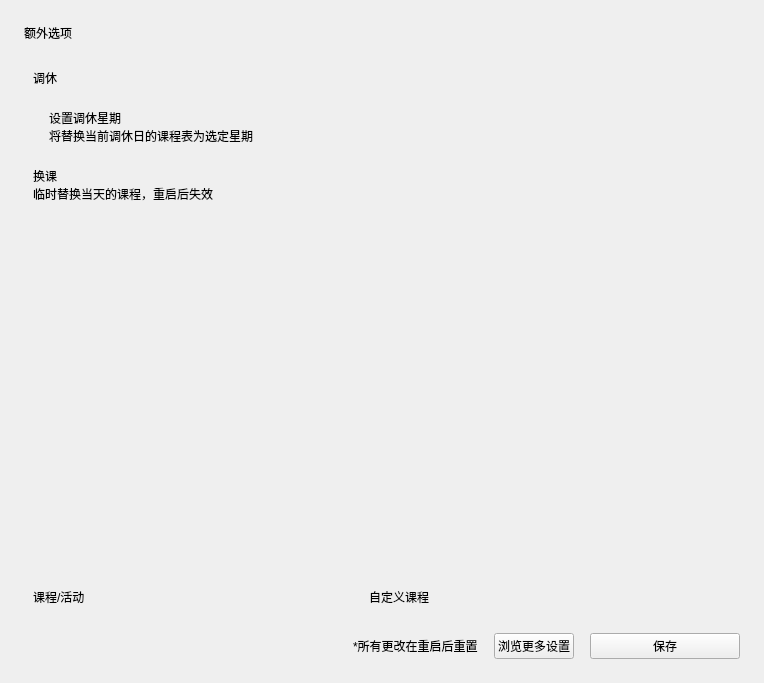
<?xml version="1.0" encoding="UTF-8"?>
<ui version="4.0">
 <class>Form</class>
 <widget class="QWidget" name="Form">
  <property name="geometry">
   <rect>
    <x>0</x>
    <y>0</y>
    <width>764</width>
    <height>683</height>
   </rect>
  </property>
  <property name="windowTitle">
   <string>Form</string>
  </property>
  <layout class="QVBoxLayout" name="verticalLayout_2">
   <property name="spacing">
    <number>18</number>
   </property>
   <property name="leftMargin">
    <number>24</number>
   </property>
   <property name="topMargin">
    <number>24</number>
   </property>
   <property name="rightMargin">
    <number>24</number>
   </property>
   <property name="bottomMargin">
    <number>24</number>
   </property>
   <item>
    <widget class="TitleLabel" name="TitleLabel">
     <property name="text">
      <string>额外选项</string>
     </property>
    </widget>
   </item>
   <item>
    <widget class="SmoothScrollArea" name="ex_scroll">
     <property name="styleSheet">
      <string notr="true">background: transparent; border: none</string>
     </property>
     <property name="widgetResizable">
      <bool>true</bool>
     </property>
     <widget class="QWidget" name="scrollAreaWidgetContents">
      <property name="geometry">
       <rect>
        <x>0</x>
        <y>0</y>
        <width>716</width>
        <height>525</height>
       </rect>
      </property>
      <layout class="QVBoxLayout" name="verticalLayout_3">
       <item>
        <widget class="SubtitleLabel" name="SubtitleLabel_2">
         <property name="text">
          <string>调休</string>
         </property>
        </widget>
       </item>
       <item>
        <widget class="CardWidget" name="CardWidget_2">
         <property name="sizePolicy">
          <sizepolicy hsizetype="Preferred" vsizetype="Preferred">
           <horstretch>0</horstretch>
           <verstretch>0</verstretch>
          </sizepolicy>
         </property>
         <property name="minimumSize">
          <size>
           <width>0</width>
           <height>0</height>
          </size>
         </property>
         <layout class="QHBoxLayout" name="horizontalLayout_3">
          <property name="leftMargin">
           <number>16</number>
          </property>
          <property name="topMargin">
           <number>16</number>
          </property>
          <property name="rightMargin">
           <number>16</number>
          </property>
          <property name="bottomMargin">
           <number>16</number>
          </property>
          <item>
           <layout class="QVBoxLayout" name="verticalLayout">
            <property name="spacing">
             <number>0</number>
            </property>
            <item>
             <widget class="StrongBodyLabel" name="StrongBodyLabel_2">
              <property name="text">
               <string>设置调休星期</string>
              </property>
             </widget>
            </item>
            <item>
             <widget class="CaptionLabel" name="CaptionLabel">
              <property name="text">
               <string>将替换当前调休日的课程表为选定星期</string>
              </property>
             </widget>
            </item>
           </layout>
          </item>
          <item>
           <widget class="ComboBox" name="select_temp_week">
            <property name="sizePolicy">
             <sizepolicy hsizetype="Maximum" vsizetype="Fixed">
              <horstretch>0</horstretch>
              <verstretch>0</verstretch>
             </sizepolicy>
            </property>
           </widget>
          </item>
         </layout>
        </widget>
       </item>
       <item>
        <layout class="QVBoxLayout" name="verticalLayout_4">
         <property name="spacing">
          <number>0</number>
         </property>
         <item>
          <widget class="SubtitleLabel" name="SubtitleLabel">
           <property name="text">
            <string>换课</string>
           </property>
          </widget>
         </item>
         <item>
          <widget class="CaptionLabel" name="CaptionLabel_3">
           <property name="text">
            <string>临时替换当天的课程，重启后失效</string>
           </property>
          </widget>
         </item>
        </layout>
       </item>
       <item>
        <widget class="ListWidget" name="schedule_list">
         <property name="sizePolicy">
          <sizepolicy hsizetype="Expanding" vsizetype="MinimumExpanding">
           <horstretch>0</horstretch>
           <verstretch>0</verstretch>
          </sizepolicy>
         </property>
         <property name="minimumSize">
          <size>
           <width>0</width>
           <height>275</height>
          </size>
         </property>
         <property name="sizeAdjustPolicy">
          <enum>QAbstractScrollArea::AdjustToContents</enum>
         </property>
        </widget>
       </item>
       <item>
        <layout class="QHBoxLayout" name="horizontalLayout">
         <property name="spacing">
          <number>5</number>
         </property>
         <item>
          <widget class="BodyLabel" name="BodyLabel_2">
           <property name="sizePolicy">
            <sizepolicy hsizetype="Fixed" vsizetype="Preferred">
             <horstretch>0</horstretch>
             <verstretch>0</verstretch>
            </sizepolicy>
           </property>
           <property name="text">
            <string>课程/活动</string>
           </property>
           <property name="alignment">
            <set>Qt::AlignLeading|Qt::AlignLeft|Qt::AlignVCenter</set>
           </property>
          </widget>
         </item>
         <item>
          <widget class="ComboBox" name="class_combo">
           <property name="sizePolicy">
            <sizepolicy hsizetype="Minimum" vsizetype="Fixed">
             <horstretch>0</horstretch>
             <verstretch>0</verstretch>
            </sizepolicy>
           </property>
          </widget>
         </item>
         <item>
          <widget class="BodyLabel" name="BodyLabel_3">
           <property name="sizePolicy">
            <sizepolicy hsizetype="Fixed" vsizetype="Preferred">
             <horstretch>0</horstretch>
             <verstretch>0</verstretch>
            </sizepolicy>
           </property>
           <property name="text">
            <string>自定义课程</string>
           </property>
          </widget>
         </item>
         <item>
          <widget class="LineEdit" name="custom_class">
           <property name="sizePolicy">
            <sizepolicy hsizetype="Minimum" vsizetype="Fixed">
             <horstretch>0</horstretch>
             <verstretch>0</verstretch>
            </sizepolicy>
           </property>
           <property name="readOnly">
            <bool>false</bool>
           </property>
          </widget>
         </item>
         <item>
          <widget class="ToolButton" name="set_button"/>
         </item>
        </layout>
       </item>
      </layout>
     </widget>
    </widget>
   </item>
   <item>
    <layout class="QHBoxLayout" name="horizontalLayout_4" stretch="0,0,0,0">
     <property name="spacing">
      <number>16</number>
     </property>
     <item>
      <spacer name="horizontalSpacer">
       <property name="orientation">
        <enum>Qt::Horizontal</enum>
       </property>
       <property name="sizeHint" stdset="0">
        <size>
         <width>40</width>
         <height>20</height>
        </size>
       </property>
      </spacer>
     </item>
     <item>
      <widget class="CaptionLabel" name="CaptionLabel_2">
       <property name="text">
        <string>*所有更改在重启后重置</string>
       </property>
      </widget>
     </item>
     <item>
      <widget class="HyperlinkButton" name="redirect_to_settings">
       <property name="text">
        <string>浏览更多设置</string>
       </property>
      </widget>
     </item>
     <item>
      <widget class="PrimaryPushButton" name="save_temp_conf">
       <property name="sizePolicy">
        <sizepolicy hsizetype="Fixed" vsizetype="Minimum">
         <horstretch>0</horstretch>
         <verstretch>0</verstretch>
        </sizepolicy>
       </property>
       <property name="minimumSize">
        <size>
         <width>150</width>
         <height>0</height>
        </size>
       </property>
       <property name="text">
        <string>保存</string>
       </property>
      </widget>
     </item>
    </layout>
   </item>
  </layout>
 </widget>
 <customwidgets>
  <customwidget>
   <class>ComboBox</class>
   <extends>QPushButton</extends>
   <header>qfluentwidgets</header>
  </customwidget>
  <customwidget>
   <class>HyperlinkButton</class>
   <extends>PushButton</extends>
   <header>qfluentwidgets</header>
  </customwidget>
  <customwidget>
   <class>PushButton</class>
   <extends>QPushButton</extends>
   <header>qfluentwidgets</header>
  </customwidget>
  <customwidget>
   <class>PrimaryPushButton</class>
   <extends>PushButton</extends>
   <header>qfluentwidgets</header>
  </customwidget>
  <customwidget>
   <class>ToolButton</class>
   <extends>QToolButton</extends>
   <header>qfluentwidgets</header>
  </customwidget>
  <customwidget>
   <class>CardWidget</class>
   <extends>QFrame</extends>
   <header>qfluentwidgets</header>
   <container>1</container>
  </customwidget>
  <customwidget>
   <class>SmoothScrollArea</class>
   <extends>QScrollArea</extends>
   <header>qfluentwidgets</header>
   <container>1</container>
  </customwidget>
  <customwidget>
   <class>CaptionLabel</class>
   <extends>QLabel</extends>
   <header>qfluentwidgets</header>
  </customwidget>
  <customwidget>
   <class>BodyLabel</class>
   <extends>QLabel</extends>
   <header>qfluentwidgets</header>
  </customwidget>
  <customwidget>
   <class>StrongBodyLabel</class>
   <extends>QLabel</extends>
   <header>qfluentwidgets</header>
  </customwidget>
  <customwidget>
   <class>SubtitleLabel</class>
   <extends>QLabel</extends>
   <header>qfluentwidgets</header>
  </customwidget>
  <customwidget>
   <class>TitleLabel</class>
   <extends>QLabel</extends>
   <header>qfluentwidgets</header>
  </customwidget>
  <customwidget>
   <class>LineEdit</class>
   <extends>QLineEdit</extends>
   <header>qfluentwidgets</header>
  </customwidget>
  <customwidget>
   <class>ListWidget</class>
   <extends>QListWidget</extends>
   <header>qfluentwidgets</header>
  </customwidget>
 </customwidgets>
 <resources/>
 <connections/>
</ui>
